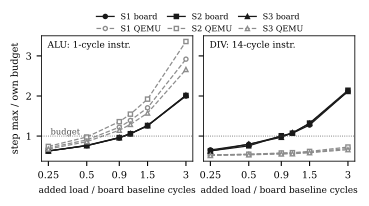

Source code (Python):
"""Fig. H4: timing ladders, step maximum relative to each platform's own budget (2x its baseline).

Reads testbed/e5/results/e5_analysis.json (H4 st_max per ladder level) and
testbed/e5/protocol/calibration_<subject>.json (budgets). Writes manuscript/figs/fig_h4.pdf.
Board values are SysTick cycles; QEMU values are SysTick ticks under -icount (an instruction proxy).
Run: wsl -- /root/venvs/cicd/bin/python /mnt/d/artigos/CICD/manuscript/figs/fig_h4.py
"""
import json
from pathlib import Path

import matplotlib
matplotlib.use("Agg")
import matplotlib.pyplot as plt

ROOT = Path(__file__).resolve().parents[2]
E5 = ROOT / "testbed" / "e5"
H4 = json.loads((E5 / "results" / "e5_analysis.json").read_text())["H4"]
SUBJ = [("soc", "S1", "o"), ("fuel", "S2", "s"), ("bess", "S3", "^")]

plt.rcParams.update({"font.family": "serif", "font.size": 7, "axes.linewidth": 0.6,
                     "pdf.fonttype": 42, "lines.linewidth": 0.9, "lines.markersize": 3})
fig, axes = plt.subplots(1, 2, figsize=(3.5, 1.65), sharey=True)
for ax, fam, title in zip(axes, ("ALU", "DIV"), ("ALU: 1-cycle instr.", "DIV: 14-cycle instr.")):
    for s, lab, mk in SUBJ:
        cal = json.loads((E5 / "protocol" / f"calibration_{s}.json").read_text())
        h = H4[f"{s}:{fam}"]
        lv = h["levels"]
        # analyze_e5.py writes st_max in ladder order (sorted by level), the same order as "levels".
        st = list(h["st_max"].values())
        assert len(st) == len(lv)
        b = [x["board"] / cal["board_budget"] for x in st]
        q = [x["qemu"] / cal["qemu_budget"] for x in st]
        ax.plot(lv, b, "-", marker=mk, color="0.1", label=f"{lab} board")
        ax.plot(lv, q, "--", marker=mk, color="0.55", mfc="white", label=f"{lab} QEMU")
    ax.axhline(1.0, color="0.3", lw=0.6, ls=":")
    ax.set_xscale("log")
    ax.set_xticks([0.25, 0.5, 0.9, 1.5, 3.0])
    ax.set_xticklabels(["0.25", "0.5", "0.9", "1.5", "3"])
    ax.minorticks_off()
    ax.text(0.04, 0.96, title, transform=ax.transAxes, fontsize=6.5, va="top")
    ax.set_xlabel("added load / board baseline cycles", fontsize=6.5)
axes[0].set_ylabel("step max / own budget")
axes[0].text(0.26, 1.04, "budget", fontsize=6, color="0.3")
h, l = axes[0].get_legend_handles_labels()
fig.legend(h, l, ncol=3, fontsize=5.8, frameon=False, loc="upper center", bbox_to_anchor=(0.55, 1.17),
           handlelength=2.2, columnspacing=0.8)
fig.tight_layout(pad=0.2, w_pad=0.6)
out = Path(__file__).with_name("fig_h4.pdf")
fig.savefig(out, bbox_inches="tight")
print("wrote", out)
